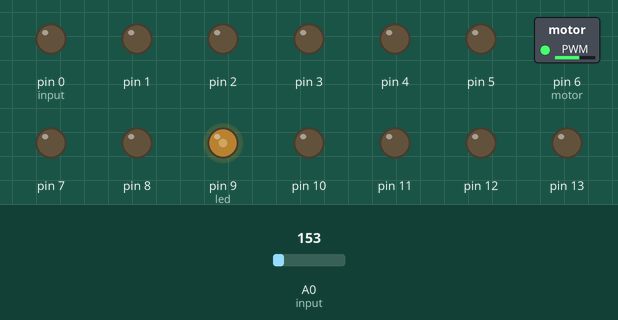
Simulated run of this sketch. Board: Arduino Uno, built with avr-gcc and run on an emulated ATmega328P. Parts: switched loads named in the sketch (green lamp = pin HIGH), output pins drawn as LEDs (lit = HIGH). Inputs (shaded band) come from the test bench; at power-on: A0 (input) = 153.

Above: at 1.5 s.
1.6 s: A0 (input) set to 191
Timing chart, 0 to 4.6 s (numbered marks = the images above; inputs shaded):
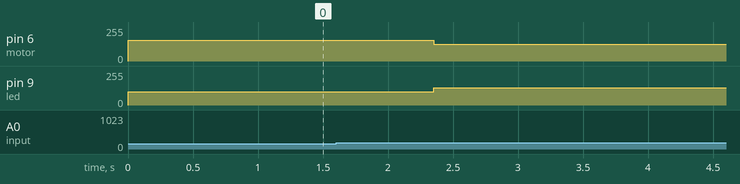

The sketch:

PWM_Y_ADC_WITH_ASSEMBLY_AND_C.ino
```cpp
//Creamos una variable de tipo entero
int lectura = 0;

//Definimos los pines del motor, led y TMP36
int motor = 6;
int led= 9;
int input = 0;

int duty;   // ciclo util de la PWM

//Creamos una variable de tipo flotante
float brightness = 0.0;

asm(
  ".equ DDRD, 0x0A ;Le damos la direccion de los registros \n"
  ".equ PORTD, 0x0B ;Direccion del puerto D \n"
  ".equ DDRB, 0x04 ;Le damos la direccion de los registros \n"
  ".equ PORTB, 0x05 ;Direccion del puerto b \n"
  ".equ DDRC, 0x07 ;Le damos la direccion de los registros \n"
  ".equ PORTC, 0x08 ;Direccion del puerto b \n"
  ".equ PINC, 0x06 ;Direccion del puerto C del input \n"
);

void setup() {
  //Iniciamos la comunicación serial
  /*
  Serial.begin(9600);
  pinMode(input, INPUT);
  //analogRead(input,0);
  pinMode(motor, OUTPUT);
  //digitalWrite( motor, LOW );
  pinMode(led, OUTPUT);
  //digitalWrite( led, LOW );
  */

  asm(
    "ldi r21,0xFF ;Carga el registro 21 con 255 \n"
    "out DDRB,r21 ;Configura el puerto B como salida \n"
    "out DDRD,r21 ;Configura el puerto D como salida \n"
    "ldi r21,0x00 ;Carga el registro 21 con 0 \n"
    "in  r21,DDRC ;Configura el puerto C como entrada \n"
    );


}

void loop() {
  //Tomamos la lectura analógica del pin al cual conectamos
  //la señal de nuestro sensor
  lectura = analogRead(input);

  //Obtenemos la temperatura con la siguiente formula:
  //temperatura = ( lectura * (500.0 / 1023.0) ) - 50.0;

  //Prender el pin concorde a la temperatura captada
  brightness= map(lectura,20,358,0,255);
  analogWrite(led,brightness);

  // Ajustar el motor de acuerdo el input
  duty  = map(lectura,20,358,255,0);
  analogWrite(motor,duty);

  //Imprimimos por monitor serie la temperatura en celcius
  Serial.println(lectura);

  //Call delay
  asm(
    "call delay;	\n"
    );

  //delay(500);
}

asm(
  "			ldi r16,0x00; Carga 0 al registro 16	\n"
  "delay:	ldi	r17,0x00; Carga 0 al registro 17	\n"
  	"delay1:	inc	r17; Incrementa en uno el registro 17	\n"
  		"ldi	r18,0x00; Carga 0 al registro 18	\n"
  		"delay2:	inc	r18; Incrementa en uno el registro 18\n"
  			"cpi	r18,0xFF; Compara el registro 18 con 255\n"
  			"brne	delay2;	Si no se cumple branch al delay2\n"
  			"cpi	r17,0x30;Compara el registro 17 con 48	\n"
  			"brne	delay1;	Si no se cumple salto al delay1\n"
  			"inc	r16; Incrementa en uno el registro 16	\n"
  			"cpi	r16,0xFF; Compara el registro 16 con 255\n"
  			"brne	delay;	Si no se cumple salto al delay	\n"

  );
```

Measured:
- after the input at 1.6 s, pin 6 (motor): 155/255 → 126/255 after 0.75 s; pin 9 (led): 100/255 → 129/255 after 0.75 s
